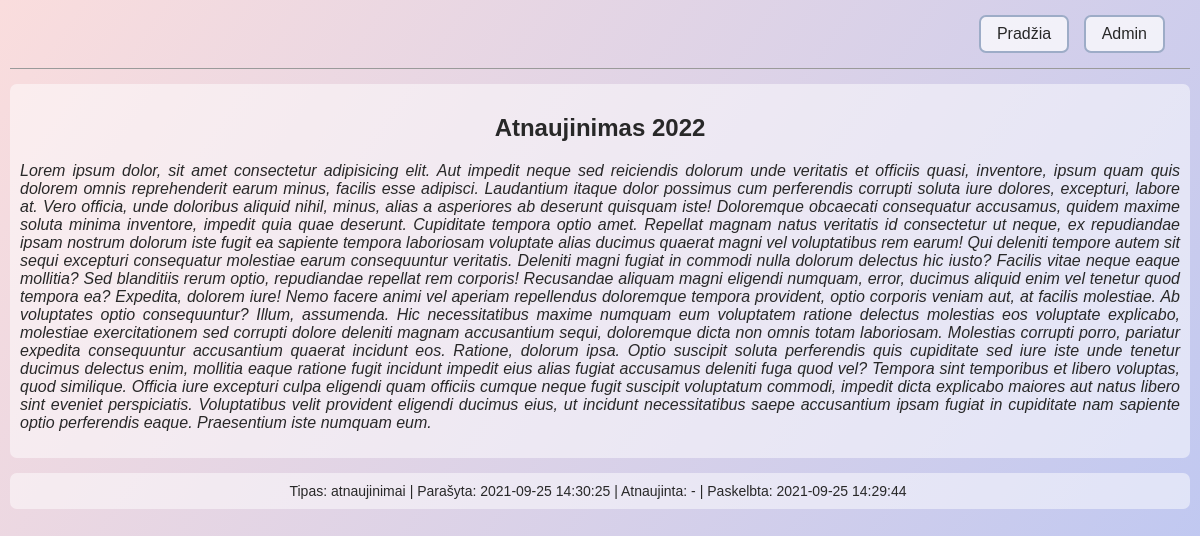
The page /news.php?id=8 on the database its author committed.
### tables this page shows
CREATE TABLE `news` (
  `id` int(11) NOT NULL,
  `short` varchar(100) NOT NULL,
  `full` text NOT NULL,
  `visible` tinyint(1) NOT NULL,
  `type` int(11) NOT NULL,
  `created_at` datetime NOT NULL,
  `updated_at` datetime DEFAULT NULL,
  `visible_at` datetime NOT NULL
);

CREATE TABLE `news_type` (
  `id` int(11) NOT NULL,
  `type` varchar(100) NOT NULL
);

### news.php (the view, shortened to what this page needs)
<?php
    try {
        $con = new PDO('mysql:dbname=news; host=localhost; charset=utf8', 'root', '');
        $con->setAttribute(PDO::ATTR_ERRMODE, PDO::ERRMODE_WARNING);
    }
    catch (PDOException $e) {
        echo 'Connection failed: ' . $e->getMessage();
    }
    if(isset($_GET['id'])) {
        generateNewsPage($con, $_GET['id']);
    } else {
        $type = isset($type) ? $type : '';
        $limit = isset($limit) ? $limit : '';
        $objects = getNews($con, $type, $limit);
    }
    function generateNewsPage($con, $id) { ?>
        <!DOCTYPE html>
        <html lang="lt">
        <head>
        </head>
        <body>
            <div class="mainContainer">
                <nav>
                    <a href="index.php" class="button">Pradžia</a>
                    <a href="login.php" class="button">Admin</a>
                </nav>
        <?php
        $query = $con->prepare('SELECT news.*, news_type.type as typeName  FROM news
                                JOIN news_type WHERE news.type=news_type.id AND news.id=:id');
        $query->execute(array(':id' => $id));
        if($row = $query->fetch(PDO::FETCH_ASSOC)) {
            $updated = $row['updated_at'] ? $row['updated_at'] : '-';
            echo '
                <div class="newsBody">
                    <h2 class="title">'. $row['short'] .'</h2>
                    '. $row['full'] .'
                </div>
                <div class="newsInfo">
                <div>
                    <span>Tipas: '. $row['typeName'].'</span>
                    <span>Parašyta: '. $row['created_at'] .'</span>
                    <span>Atnaujinta: '. $updated .'</span>
                    <span style="white-space: nowrap">Paskelbta: '. $row['visible_at'] .'</span>
                </div>
            </div>';
        } else {
            echo 'Naujiena neegzistuoja';
        }
        echo '
                    </div>
                </body>
            </html>';
    }
?>

### news.php (style rules this page uses)
* { box-sizing: border-box; }
body { color: #282828; font-family: 'Trebuchet MS', 'Lucida Sans Unicode', 'Lucida Grande', 'Lucida Sans', Arial, sans-serif; margin: 0; min-height: 100vh; height: 100%; display: flex; justify-content: center; background: linear-gradient(125deg, #fadddd, #bac6f3); }
a { color: #282828; }
.mainContainer { width: 100%; padding: 0 10px; min-width: 870px; max-width:1366px; display: flex; flex-direction: column; align-items: flex-start; }
.mainContainer nav { width: 100%; text-align: right; padding: 15px; border-bottom: 1px solid #9a9a9a; }
.mainContainer nav .button { margin-right: 10px; }
.button { text-align: center; display: inline-block; font-size: 16px; background-color: rgba(255, 255, 255, 0.719); padding: 8px 16px; cursor: pointer; border: 2px solid #9dacc7; border-radius: 7px; text-decoration: none; }
.newsInfo { text-align: center; width: 100%; font-size: 14px; background-color: rgba(255, 255, 255, 0.5); border-radius: 7px; padding: 10px; margin: 0 auto; }
.newsInfo span { white-space: nowrap; }
.newsInfo span::after { content: "|"; margin-left: 4px; }
.newsInfo span:last-of-type:after { content: ""; }
.newsBody { background-color: rgba(255, 255, 255, 0.5); padding: 10px; margin: 15px 0; border-radius: 7px; word-wrap: break-word; text-align: left; }
.newsBody .title { text-align: center; }

### rows shown on the page
news: short "Atnaujinimas 2022", full "Lorem ipsum dolor, sit amet consectetur adipisicing elit. Aut impedit neque sed reiciendis dolorum unde veritatis et officiis quasi, inventore, ipsum quam quis dolorem omnis reprehenderit earum minus, facilis esse adipisci. Laudantium itaque dolor possimus cum perferendis corrupti soluta iure dolores, excepturi, labore at. Vero officia, unde doloribus aliquid nihil, minus, alias a asperiores ab deserunt quisquam iste! Doloremque obcaecati consequatur accusamus, quidem maxime soluta minima inventore, impedit quia quae deserunt. Cupiditate tempora optio amet. Repellat magnam natus veritatis id consectetur ut neque, ex repudiandae ipsam nostrum dolorum iste fugit ea sapiente tempora laboriosam…", news_type.type "atnaujinimai", created_at "2021-09-25 14:30:25", updated_at "-", visible_at "2021-09-25 14:29:44"
